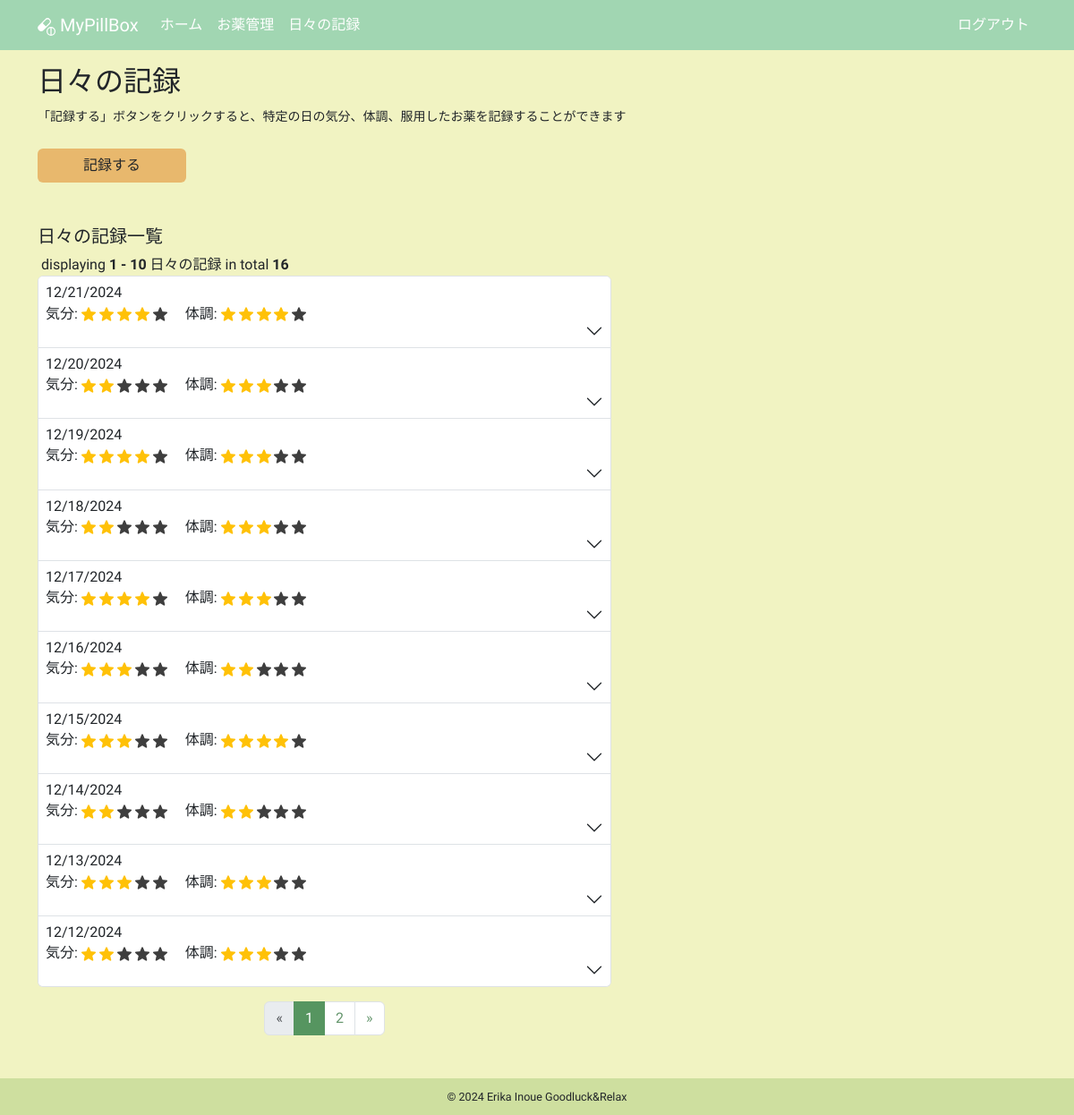
The page /logs/daily_logs (signed in) on the database its author committed.
### app/models.py (models this page shows, shortened)
class DailyLog(db.Model):
    __tablename__ = "daily_logs"
    id: so.Mapped[int] = so.mapped_column(primary_key=True)
    date: so.Mapped[datetime.date] = so.mapped_column(sa.Date)
    mood: so.Mapped[int]
    condition: so.Mapped[int]
    user_id: so.Mapped[int] = so.mapped_column(sa.ForeignKey(User.id))
    user: so.Mapped[User] = so.relationship(back_populates="daily_logs")
    daily_log_details: so.Mapped[list["DailyLogDetail"]] = so.relationship(
        cascade="all, delete-orphan", back_populates="daily_log"
    )

### app/logs/routes.py (the view)
@bp.route("/daily_logs")
@login_required
def daily_logs():
    title = _("日々の記録")
    form = EmptyForm()
    page = request.args.get(get_page_parameter(), type=int, default=1)
    per_page = current_app.config["LOGS_PER_PAGE"]
    total_query = sa.select(sa.func.count(DailyLog.id)).where(
        DailyLog.user == current_user
    )
    total_count = db.session.scalar(total_query)
    query = (
        sa.select(DailyLog)
        .where(DailyLog.user == current_user)
        .order_by(DailyLog.date.desc())
        .limit(per_page)
        .offset((page - 1) * per_page)
    )
    daily_logs = db.session.scalars(query).all()
    for log in daily_logs:
        log.all_doses_zero = all(detail.dose == 0.0 for detail in log.daily_log_details)
        for detail in log.daily_log_details:
            detail.localized_taking_unit = format_dose_unit(
                detail.dose, detail.medicine.taking_unit
            )
    pagination = Pagination(
        page=page,
        per_page=per_page,
        total=total_count,
        display_msg=_("<b>{total}</b>件中の<b>{start} - {end}</b>件"),
        record_name=_("日々の記録"),
        css_framework="bootstrap5",
    )
    return render_template(
        "logs/daily_logs.html",
        daily_logs=daily_logs,
        form=form,
        pagination=pagination,
        title=title,
    )

### app/__init__.py (called while the page is built)
def get_locale():
    return request.accept_languages.best_match(current_app.config["LANGUAGES"])

### app/helpers.py (called while the page is built)
def format_dose_unit(dose, taking_unit):
    locale = g.locale
    if locale.startswith("en"):
        if dose and dose > 1:
            if taking_unit in ["tablet", "capsule", "packet", "drop"]:
                return f"{taking_unit}s"
            else:
                return taking_unit
        else:
            return taking_unit
    return unit_labels.get(taking_unit, taking_unit)

### app/main/routes.py (called while the page is built)
@bp.before_app_request
def before_request():
    g.locale = str(get_locale())

### app/models.py (called while the page is built)
@login.user_loader
def load_user(id):
    return db.session.get(User, int(id))

### app/templates/logs/daily_logs.html (shortened to what this page needs)
{% extends "base.html" %}
{% block content %}
  <div class="mb-4">
    <h2 class="mb-2">{{ _("日々の記録") }}</h2>
    <p>
      <small>{{ _("「記録する」ボタンをクリックすると、特定の日の気分、体調、服用したお薬を記録することができます") }}</small>
    </p>
  </div>
  <div class="row">
    <div class="col-5 col-lg-2 mb-5">
      <a href="{{ url_for('logs.create_daily_log') }}"
         class="btn btn-custom w-100">{{ _("記録する") }}</a>
    </div>
  </div>
  <div class="row">
    <div class="col-12 col-lg-7 mb-3">
      <h5 class="mb-2">{{ _("日々の記録一覧") }}</h5>
      {% if not daily_logs %}
        <small class="text-secondary">{{ _("記録はまだありません") }}</small>
      {% else %}
        {{ pagination.info }}
        <div class="accordion mb-3" id="accordionDailyLog">
          {% for daily_log in daily_logs %}
            <div class="accordion-item">
              <h2 class="accordion-header">
                <button class="accordion-button collapsed d-flex flex-column align-items-start p-2"
                        type="button"
                        data-bs-toggle="collapse"
                        data-bs-target="#collapse{{ loop.index }}"
                        aria-expanded="false"
                        aria-controls="collapse{{ loop.index }}">
                  <span class="pb-1">{{ moment(daily_log.date).format("L") }}</span>
                  <span>{{ _("気分") }}:
                    {% for i in range(0, daily_log.mood) %}
                      <img src="{{ url_for('static', filename='images/star_on.png') }}"
                           class="star-display rating-checked"
                           alt="star">
                    {% endfor %}
                    {% if daily_log.mood < 5 %}
                      {% for i in range(daily_log.mood, 5) %}
                        <img src="{{ url_for('static', filename='images/star_on.png') }}"
                             class="star-display"
                             alt="star">
                      {% endfor %}
                    {% endif %}
                    　{{ _("体調") }}:
                    {% for i in range(0, daily_log.condition) %}
                      <img src="{{ url_for('static', filename='images/star_on.png') }}"
                           class="star-display rating-checked"
                           alt="star">
                    {% endfor %}
                    {% if daily_log.condition < 5 %}
                      {% for i in range(daily_log.condition, 5) %}
                        <img src="{{ url_for('static', filename='images/star_on.png') }}"
                             class="star-display"
                             alt="star">
                      {% endfor %}
                    {% endif %}
                  </span>
                </button>
              </h2>
            </div>
          {% endfor %}
        </div>
        <div class="d-flex justify-content-center mb-3">{{ pagination.links }}</div>
      {% endif %}
    </div>
  </div>
{% endblock content %}

### app/static/css/base.css (style rules this page uses)
html, body { height: 100%; }
body { background-color: #F1F3C2; font-family: "Zen Maru Gothic", sans-serif; font-weight: 500; font-style: normal; display: flex; flex-direction: column; }
.btn-custom { background-color: #E8B86D; font-weight: 500; }
.rating-checked { filter: none!important; }
.star-display { width: 1em; height: 1em; filter: invert(99%) sepia(1%) saturate(0%) hue-rotate(161deg) brightness(101%) contrast(104%); }
.accordion-button { font-weight: 500!important; }
.pagination { --bs-pagination-active-bg: #569560; --bs-pagination-color: #65966d; --bs-pagination-hover-color: #156723; --bs-pagination-active-border-color: #569560; }
.pagination-page-info { padding-left: .25rem; }

### rows shown on the page
DailyLog: date "12/21/2024"
DailyLog: date "12/20/2024"
DailyLog: date "12/19/2024"
DailyLog: date "12/18/2024"
DailyLog: date "12/17/2024"
DailyLog: date "12/16/2024"
DailyLog: date "12/15/2024"
DailyLog: date "12/14/2024"
DailyLog: date "12/13/2024"
DailyLog: date "12/12/2024"

### other values the page prints
{{ pagination.info }} "displaying 1 - 10 日々の記録 in total 16"
{{ pagination.links }} "« 1 2 »"
